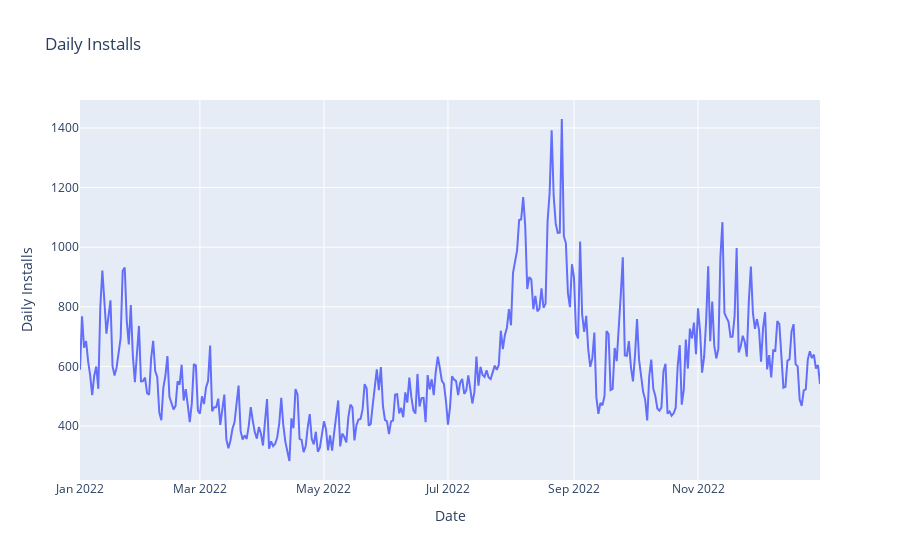

Write notebook code for a chart like this one.
### Code cell
# Visualize daily installs by event_date column using plotly express line chart
fig = px.line(installs_by_date, x='event_date', y='daily_installs', title='Daily Installs', labels={'event_date':'Date', 'daily_installs':'Daily Installs'})
fig.show()

### Figure 1 — Plotly figure (JSON) as saved in the notebook; plotly's stock layout.template omitted (floating-point values rounded to 4 significant figures; data arrays with more than 128 entries replaced by an {"elided": "..."} marker saying what was removed)
{"data": [{"hovertemplate": "Date=%{x}<br>Daily Installs=%{y}<extra></extra>", "legendgroup": "", "line": {"color": "#636efa", "dash": "solid"}, "marker": {"symbol": "circle"}, "mode": "lines", "name": "", "orientation": "v", "showlegend": false, "type": "scatter", "x": {"elided": "365 str values"}, "xaxis": "x", "y": {"elided": "365 int values"}, "yaxis": "y"}], "layout": {"legend": {"tracegroupgap": 0}, "title": {"text": "Daily Installs"}, "xaxis": {"anchor": "y", "domain": [0, 1], "title": {"text": "Date"}}, "yaxis": {"anchor": "x", "domain": [0, 1], "title": {"text": "Daily Installs"}}}}
